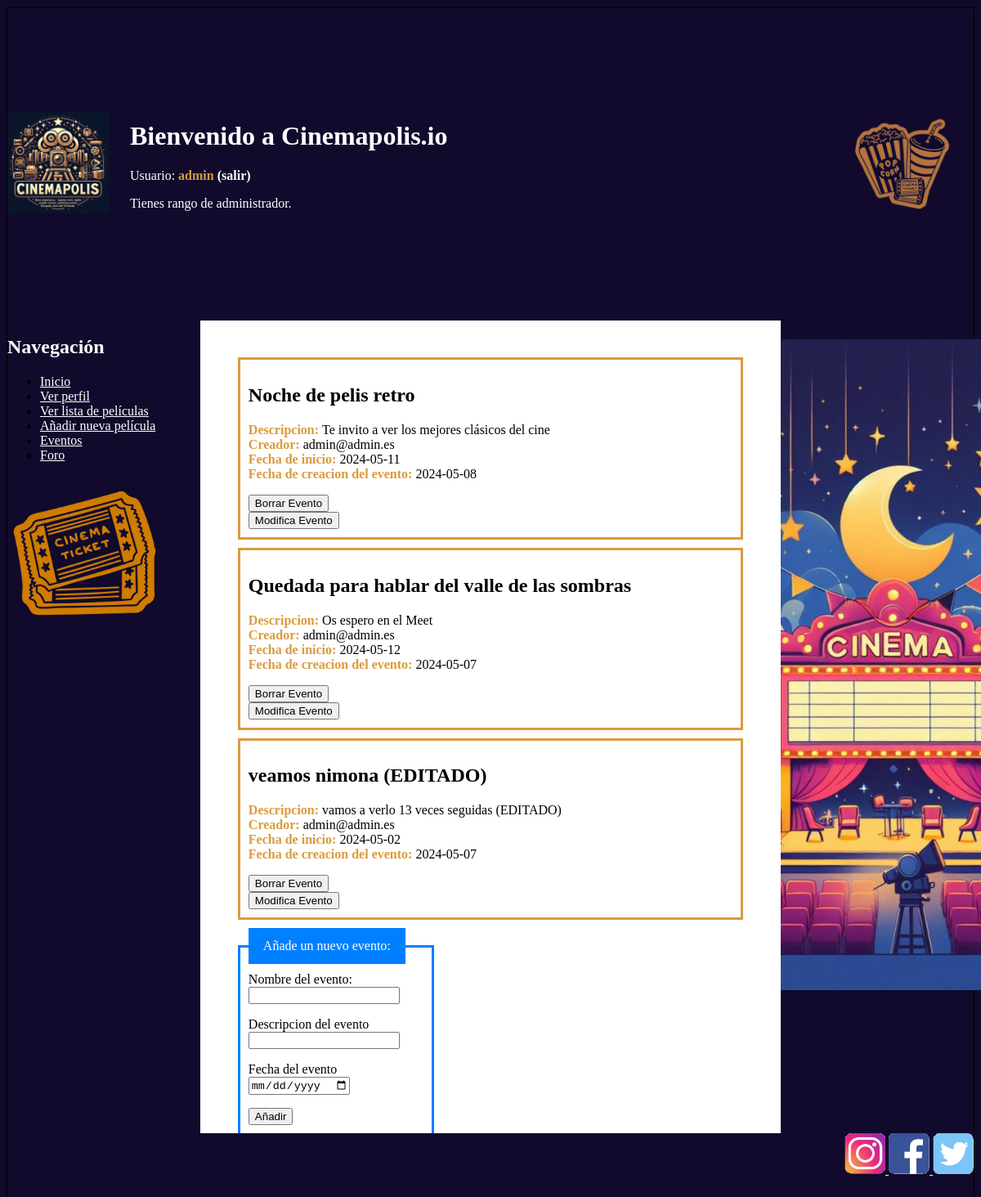
Screenshot of /eventos.php (signed in) with the database file from the repository.
### tables this page shows
CREATE TABLE `eventos` (
  `creador_evento` varchar(50) NOT NULL,
  `nombre_evento` varchar(100) NOT NULL,
  `descripcion_evento` varchar(500) NOT NULL,
  `fecha_evento` date NOT NULL,
  `fecha_creacion` date NOT NULL DEFAULT current_timestamp()
);

### includes/src/Evento.php (called while the page is built, shortened)
<?php
class Evento{
    private $creador_evento;
    private $nombre_evento;
    private $descripcion_evento;
    private $fecha_evento;
    private $fecha_creacion;
    public function getCE()
    {
        return $this->creador_evento;
    }
    public function getNE()
    {
        return $this->nombre_evento;
    }
    public function getDE()
    {
        return $this->descripcion_evento;
    }
    public function getFE()
    {
        return $this->fecha_evento;
    }
    public function getFC()
    {
        return $this->fecha_creacion;
    }
    private function __construct($creador_evento, $nombre_evento, $descripcion_evento, $fecha_evento, $fecha_creacion) {
        $this->creador_evento = $creador_evento;
        $this->nombre_evento = $nombre_evento;
        $this->descripcion_evento = $descripcion_evento;
        $this->fecha_evento = $fecha_evento;
        $this->fecha_creacion = $fecha_creacion;
    }
    public static function listaEventos(){
        if(isset($_SESSION['login']) && $_SESSION['login']) {
            $app = Aplicacion::getInstance();
            $conn = $app->getConexionBd();
            $query = "SELECT * FROM eventos";
            $rs = $conn->query($query);
            $result = [];
            $i = 0;
            if ($rs) {
                foreach ($rs as $fila) {
                    $result[$i] = new Evento($fila['creador_evento'], $fila['nombre_evento'], $fila['descripcion_evento'], $fila['fecha_evento'] , $fila['fecha_creacion']);
                    $i++;
                }
            }
            else {
                error_log("Error BD ({$conn->errno}): $conn->error");
            }
            return $result;
        }
    }
}

### includes/config.php (called while the page is built, shortened)
<?php
spl_autoload_register(function ($class) {
    $prefix = 'cinemapolis\\';
    $base_dir = './includes/';
    $len = strlen($prefix);
    $relative_class = substr($class, $len);
    $file = $base_dir . str_replace('\\', '/', $relative_class) . '.php';
});
?>

### includes/src/Admin.php (called while the page is built, shortened)
<?php
class Admin{
    public static function esAdmin($app) {
        return isset($_SESSION['admin']) && $_SESSION['admin'];
    }
}

### eventos.php (the view, shortened to what this page needs)
<?php
require_once __DIR__.'/includes/config.php';
$contenidoPrincipal = '';
    if (!isset($_SESSION['login'])) {
        $contenidoPrincipal .= <<<EOS
        <h1 class = "advertencia">⚠️Advertencia⚠️</h1>
        <h2>Para acceder a los eventos es necesario haber iniciado sesión. <a href='login.php'>Login</a></h2>
        EOS;
    }
    else{
        $result=Evento::listaEventos();
        if($result!=null){
            foreach($result as $row) {
                $creador = $row->getCE();
                $nombre = $row->getNE();
                $descripcion = $row->getDE();
                $fecha = $row->getFE();
                $creacion = $row->getFC();
                $contenidoPrincipal .= <<< EOS
                    <div id='contenedorEvento'>
                        <h2>$nombre</h2>
                        <p>
                            <strong>Descripcion: </strong>$descripcion<br>
                            <strong>Creador: </strong>$creador<br>
                            <strong>Fecha de inicio: </strong>$fecha<br>
                            <strong>Fecha de creacion del evento: </strong>$creacion<br>
                        </p>
                EOS;
                if(Admin::esAdmin($_SESSION)){
                    $contenidoPrincipal .= <<<EOS
                        <div id ='borrarEventoBoton'>
                            <form action='borrarEvento.php' method='post'>
                                <input type='hidden' name='nombre_evento' value='{$nombre}'>
                                <input type='hidden' name='creador_evento' value='{$creador}'>
                                <input type='hidden' name='fecha_evento' value='{$fecha}'>
                                <input type='submit' value='Borrar Evento'>
                            </form>
                        </div>
                    EOS;
                }
                if(Admin::esAdmin($_SESSION)){
                    $contenidoPrincipal .= <<<EOS
                    <div id ='ModificarEventoBoton'>
                        <form action="./modificaEvento.php?oldn={$nombre}&oldc={$creador}&oldf={$fecha}" method="post">
                            <input type='submit' value='Modifica Evento'>
                        </form>
                    </div>
                    EOS;
                }
                $contenidoPrincipal .= "</div>";
            }
        }
        else
        {
            $contenidoPrincipal = <<<EOS
            <p>No hay ningún evento creado.</p>
            EOS;
        }
    }
    require __DIR__.'/includes/vistas/plantillas/plantilla.php';
?>

### css/estilo.css (style rules this page uses)
body { background-color: #110a2c; text-align: left; }
h1, strong { color: rgb(218, 155, 62); }
#contenedorEvento { border: 3px solid rgb(218, 155, 62); padding:10px; margin:10px; }

### rows the page displays
eventos: nombre_evento "Noche de pelis retro", descripcion_evento "Te invito a ver los mejores clásicos del cine", creador_evento "admin@admin.es", fecha_evento "2024-05-11", fecha_creacion "2024-05-08"
eventos: nombre_evento "Quedada para hablar del valle de las sombras", descripcion_evento "Os espero en el Meet", creador_evento "admin@admin.es", fecha_evento "2024-05-12", fecha_creacion "2024-05-07"
eventos: nombre_evento "veamos nimona (EDITADO)", descripcion_evento "vamos a verlo 13 veces seguidas (EDITADO)", creador_evento "admin@admin.es", fecha_evento "2024-05-02", fecha_creacion "2024-05-07"

### other values shown
$_SESSION['nombre'] "admin"
